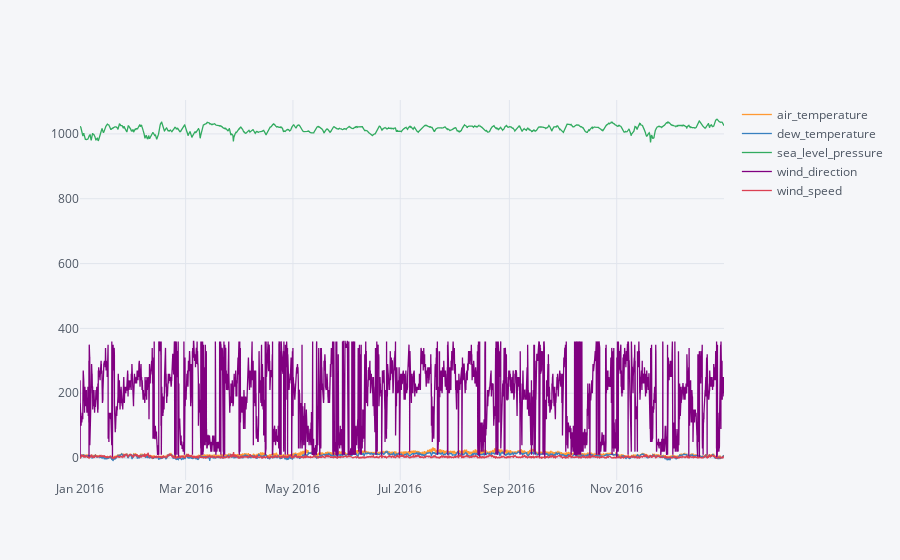

Write notebook code for a chart like this one.
### Code cell
# Plot time series
weather_train_df[
    [
    'air_temperature',
    'dew_temperature',
    'sea_level_pressure',
    'wind_direction',
    'wind_speed'
    ]
].iplot(kind='scatter', filename='cufflinks/cf-simple-line')

### Figure 1 — Plotly figure (JSON) as saved in the notebook; plotly's stock layout.template omitted (floating-point values rounded to 4 significant figures; data arrays with more than 128 entries replaced by an {"elided": "..."} marker saying what was removed)
{"data": [{"line": {"color": "rgba(255, 153, 51, 1.0)", "dash": "solid", "shape": "linear", "width": 1.3}, "mode": "lines", "name": "air_temperature", "text": "", "type": "scatter", "x": {"elided": "8763 str values"}, "y": {"elided": "8763 float values"}}, {"line": {"color": "rgba(55, 128, 191, 1.0)", "dash": "solid", "shape": "linear", "width": 1.3}, "mode": "lines", "name": "dew_temperature", "text": "", "type": "scatter", "x": {"elided": "8763 str values"}, "y": {"elided": "8763 float values"}}, {"line": {"color": "rgba(50, 171, 96, 1.0)", "dash": "solid", "shape": "linear", "width": 1.3}, "mode": "lines", "name": "sea_level_pressure", "text": "", "type": "scatter", "x": {"elided": "8763 str values"}, "y": {"elided": "8763 float values"}}, {"line": {"color": "rgba(128, 0, 128, 1.0)", "dash": "solid", "shape": "linear", "width": 1.3}, "mode": "lines", "name": "wind_direction", "text": "", "type": "scatter", "x": {"elided": "8763 str values"}, "y": {"elided": "8763 int values"}}, {"line": {"color": "rgba(219, 64, 82, 1.0)", "dash": "solid", "shape": "linear", "width": 1.3}, "mode": "lines", "name": "wind_speed", "text": "", "type": "scatter", "x": {"elided": "8763 str values"}, "y": {"elided": "8763 float values"}}], "layout": {"legend": {"bgcolor": "#F5F6F9", "font": {"color": "#4D5663"}}, "paper_bgcolor": "#F5F6F9", "plot_bgcolor": "#F5F6F9", "title": {"font": {"color": "#4D5663"}}, "xaxis": {"gridcolor": "#E1E5ED", "showgrid": true, "tickfont": {"color": "#4D5663"}, "title": {"font": {"color": "#4D5663"}, "text": ""}, "zerolinecolor": "#E1E5ED"}, "yaxis": {"gridcolor": "#E1E5ED", "showgrid": true, "tickfont": {"color": "#4D5663"}, "title": {"font": {"color": "#4D5663"}, "text": ""}, "zerolinecolor": "#E1E5ED"}}}
